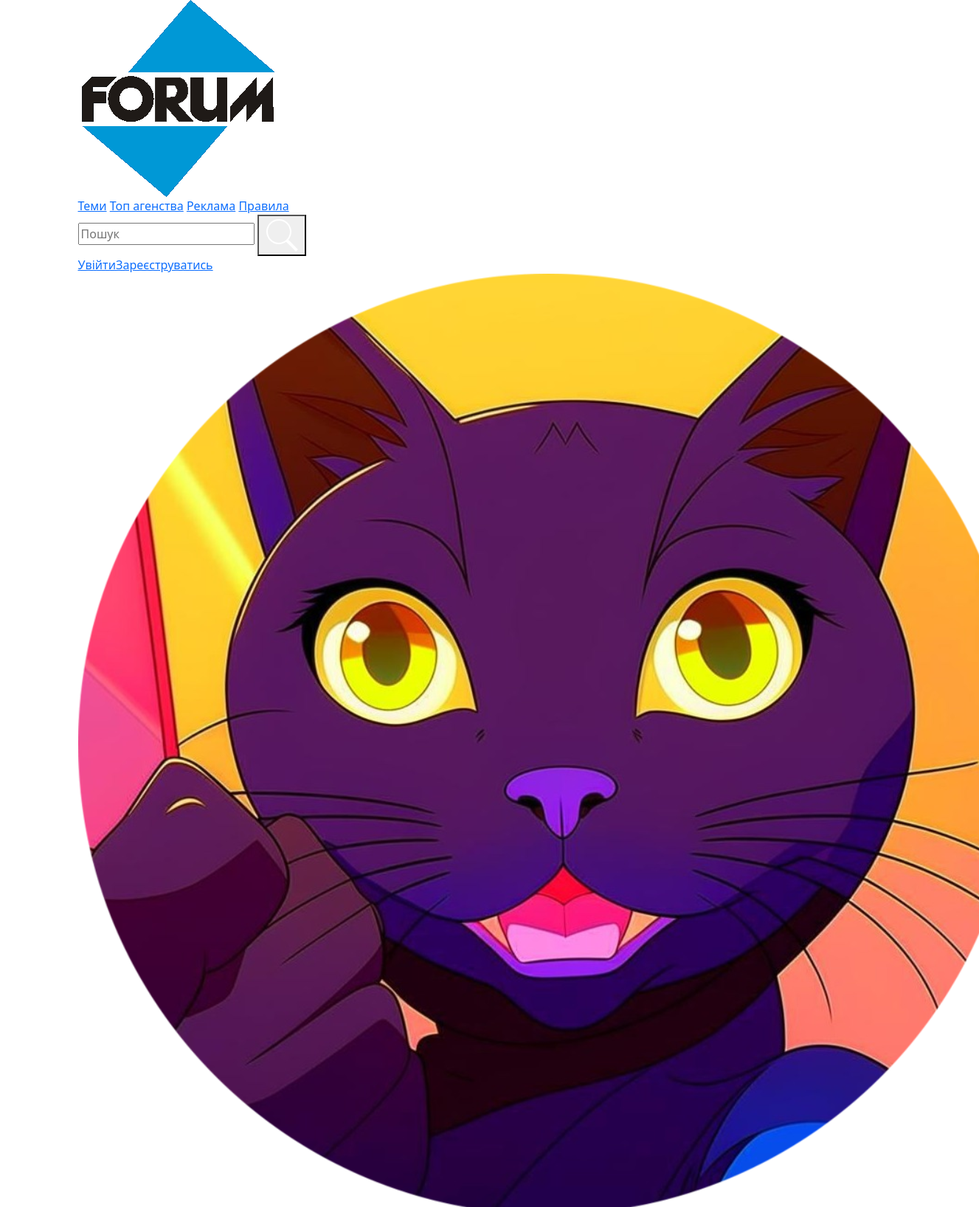
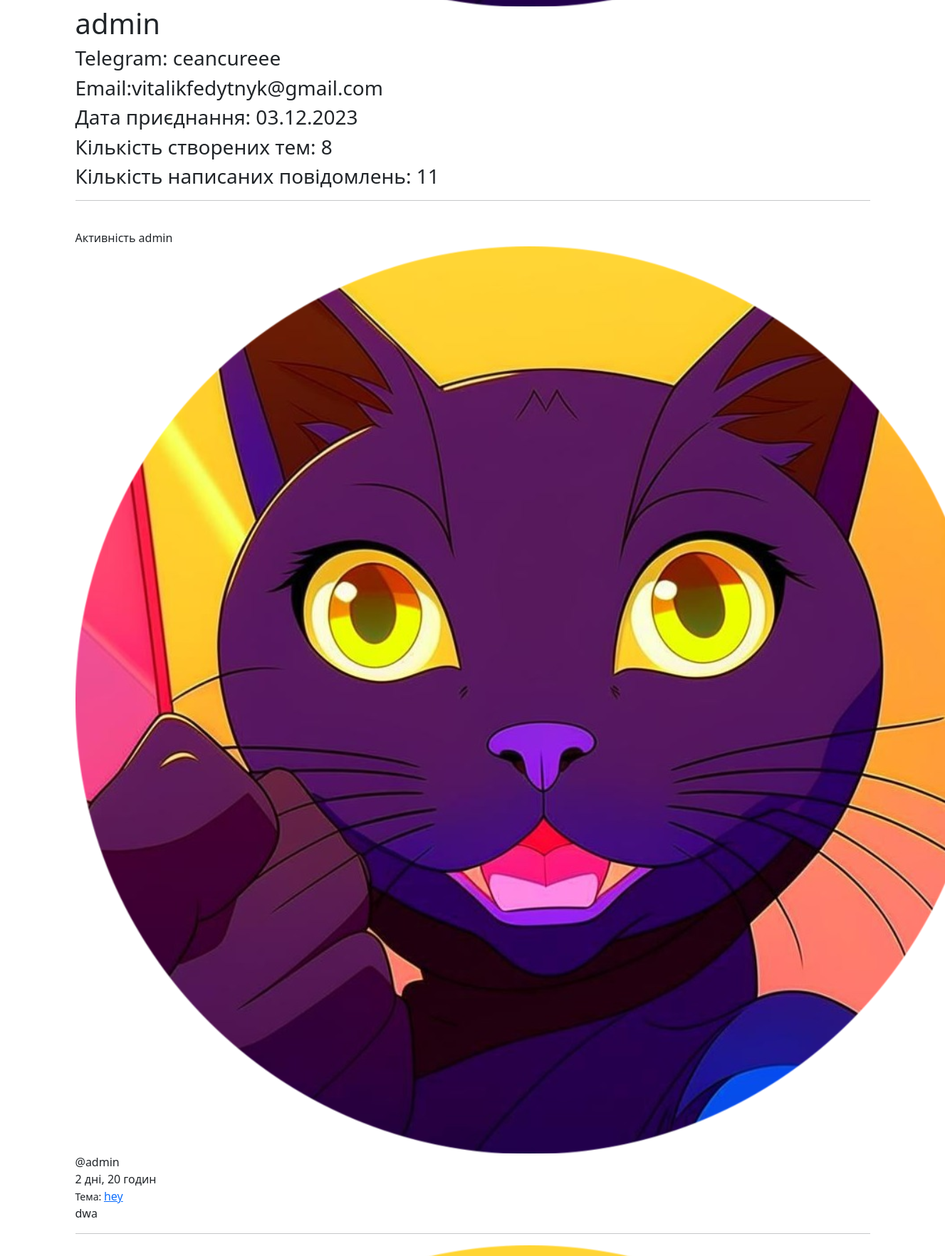
The page /user-profile/admin/ (upper part) on the database its author committed (2 pictures, top to bottom).
### forum_pages/models.py (models this page shows, shortened)
class User(AbstractUser):
    username = models.CharField(max_length=100, null=True, unique=True, verbose_name='Ваш нікнейм')
    email = models.EmailField(null=True, unique=True, verbose_name='Ваш E-mail')
    telegram = models.CharField(max_length=200, null=True, blank=True, verbose_name='Ваш телеграм нікнейм')
    is_show_telegram = models.BooleanField(default=True, verbose_name='Показувати телеграм')
    avatar = models.ImageField(null=True, default='forum_pages/img/avatars/default_avatar.png', upload_to='forum_pages/img/avatars', verbose_name='Фото профілю')
    REQUIRED_FIELDS = []

class BaseMessage(models.Model):
    user = models.ForeignKey(User, on_delete=models.CASCADE, null=True)
    main_text = models.TextField()
    updated = models.DateTimeField(auto_now=True)
    created = models.DateTimeField(auto_now_add=True)
    class Meta:
        abstract = True

class SubThemeMessage(BaseMessage):
    subtheme = models.ForeignKey(SubThemes, on_delete=models.CASCADE, null=True, related_name='subtheme_messages')

class SubThemes(models.Model):
    user = models.ForeignKey(User, on_delete=models.CASCADE, null=True)
    base_theme = models.ForeignKey(Themes, on_delete=models.CASCADE, null=True, related_name='subthemes')
    title = models.CharField(max_length=100, null=True)
    main_text = models.TextField()
    created = models.DateTimeField(auto_now_add=True)
    def __str__(self) -> str:
        return self.title

### forum_pages/views.py (the view)
# urls.py: path('user-profile/<str:pk>/', views.userProfile, name='user-profile'),
def userProfile(request, pk):
    user = User.objects.get(username=pk)
    cuser = user
    user_messages = len(SubThemes.objects.filter(user=user))
    last_themes = SubThemeMessage.objects.filter(user=user).order_by('-created')
    messages_amount = len(last_themes)
    user_forms = UserForm(instance=user)
    if request.method == 'POST':
        form = UserForm(request.POST, request.FILES, instance=user)
        if form.is_valid():
            form.save()
            return redirect('user-profile', pk=user.username)
    context = {
        'cuser': cuser,
        'user_messages': user_messages,
        'user_forms': user_forms,
        'last_themes': last_themes,
        'messages_amount': messages_amount
    }
    return render(request, 'forum_pages/user-profile.html', context)

### forum_pages/forms.py (shortened to what this page needs)
class UserForm(ModelForm):
    class Meta:
        model = User
        fields = ['username', 'email', 'telegram', 'avatar', 'is_show_telegram']
    def __init__(self, *args, **kwargs):
        super(UserForm, self).__init__(*args, **kwargs)
        self.fields['username'].widget.attrs['class'] = 'form-control w-25'
        self.fields['email'].widget.attrs['class'] = 'form-control w-25'
        self.fields['telegram'].widget.attrs['class'] = 'form-control w-25'
        self.fields['avatar'].widget.attrs['class'] = 'form-control w-25'

### forum_pages/templates/forum_pages/user-profile.html (shortened to what this page needs)
{% extends 'base.html' %}
{% load humanize %}
{% block content %}
<div class="container">
    <div class="user__box">
        <div class="user__box-header">
            <img src="{{ cuser.avatar.url }}" alt="">
            {% if request.user.username == cuser.username %}
                <h1>Вітаємо,{{ cuser.username }}</h1>
                <button class="open-btn" id="openBtn">Змінити профіль</button>
            {% else %}
                <h1>{{ cuser.username }}</h1>
            {% endif %}
        </div>
        <div class="show-wrapper">
            <h3 class="show-tg-text">
                {% if cuser.is_show_telegram %}
                    Telegram:
                    {{ cuser.telegram }}
                {% endif %}
            </h3>
            <h3 class="show-email-text">
                Email:{{ cuser.email }}
            </h3>
        </div>
        <div class="user__box-footer">
            <h3>Дата приєднання: {{ cuser.date_joined|date:"d.m.Y" }}</h3>
            <h3 id="user__message-amount">Кількість створених тем: {{ user_messages }}</h3>
            <h3>Кількість написаних повідомлень: {{ messages_amount }}</h3>
        </div>
    </div>
    <hr>
    <br>
        {% if request.user.username == cuser.username %}
            <div class="user__adv-title">Ваша активність</div>
        {% else %}
            <div class="user__adv-title">Активність {{ cuser.username }}</div>
        {% endif %}
        <div class="user__adv mb-5">
            {% for theme in last_themes %}
                <div class="user__wrapper">
                    <div class="user__header">
                        <div class="user__photo"><img src="{{ cuser.avatar.url }}" alt=""></div>
                        <div class="user__data">
                            <div class="user__named">@{{ theme.user.username }}</div>
                            <div class="user__time">{{ theme.created|timesince }}</div>
                        </div>
                    </div>
                    <div class="user__info">
                        <div class="user__nickname"><small style="font-weight: 500;">Тема: </small><a href="{% url 'subtheme' theme.subtheme.user theme.subtheme.id %}">{{ theme.subtheme }}</a></div>
                        <div class="user__text">{{ theme.main_text }}</div>
                    </div>
                    <hr>
                </div>
            {% endfor %}
        </div>
</div>
{% endblock %}

### rows shown on the page
User: avatar (picture), username "admin", telegram "ceancureee", email "vitalikfedytnyk@gmail.com", date_joined "03.12.2023"
SubThemeMessage: avatar (picture), user.username "admin", created "2 дні, 20 годин", subtheme "hey", main_text "dwa"
SubThemeMessage: avatar (picture)

### other values the page prints
{{ user_messages }} "8"
{{ messages_amount }} "11"
